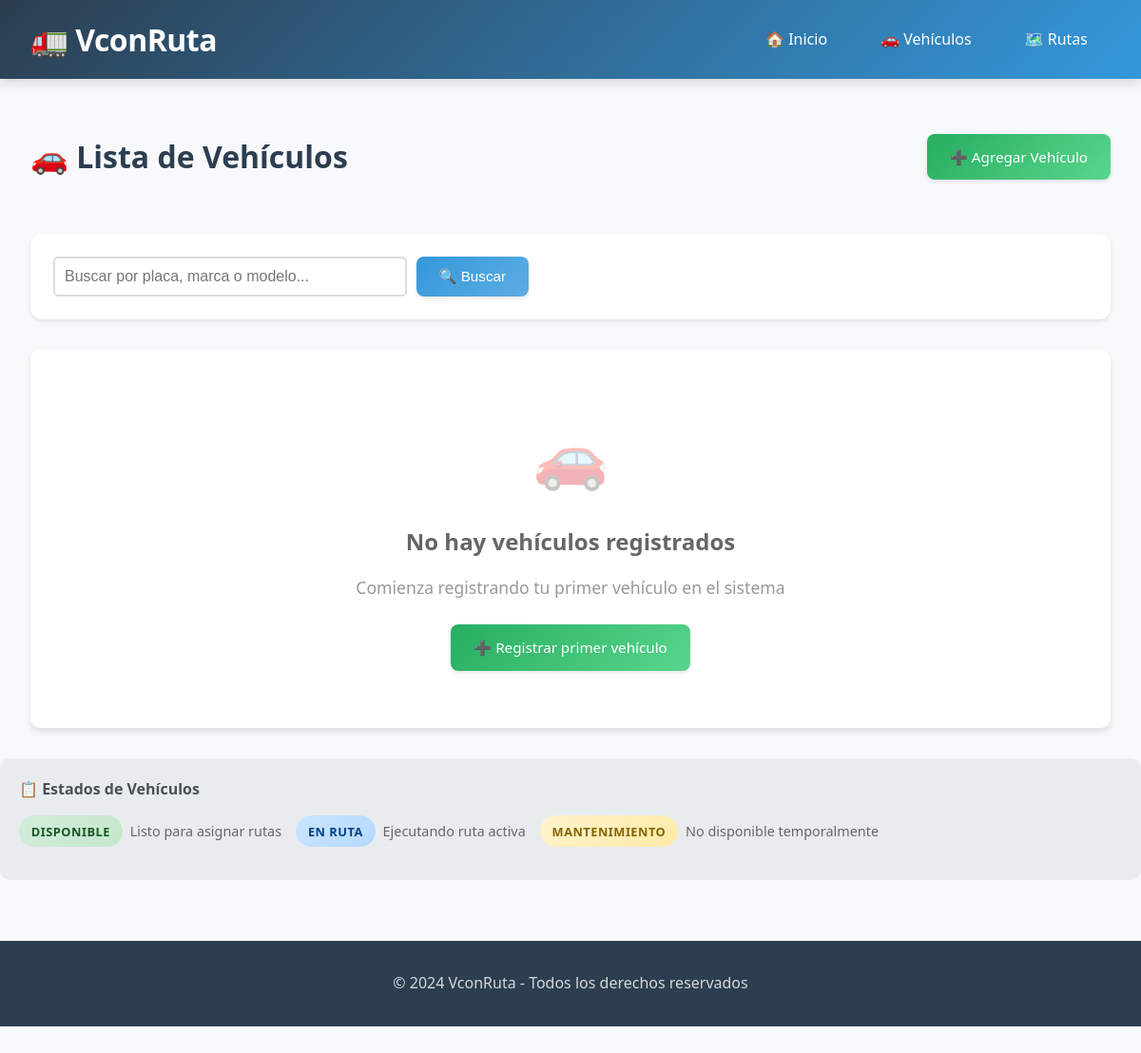
Before: /vehiculos with the older database file.
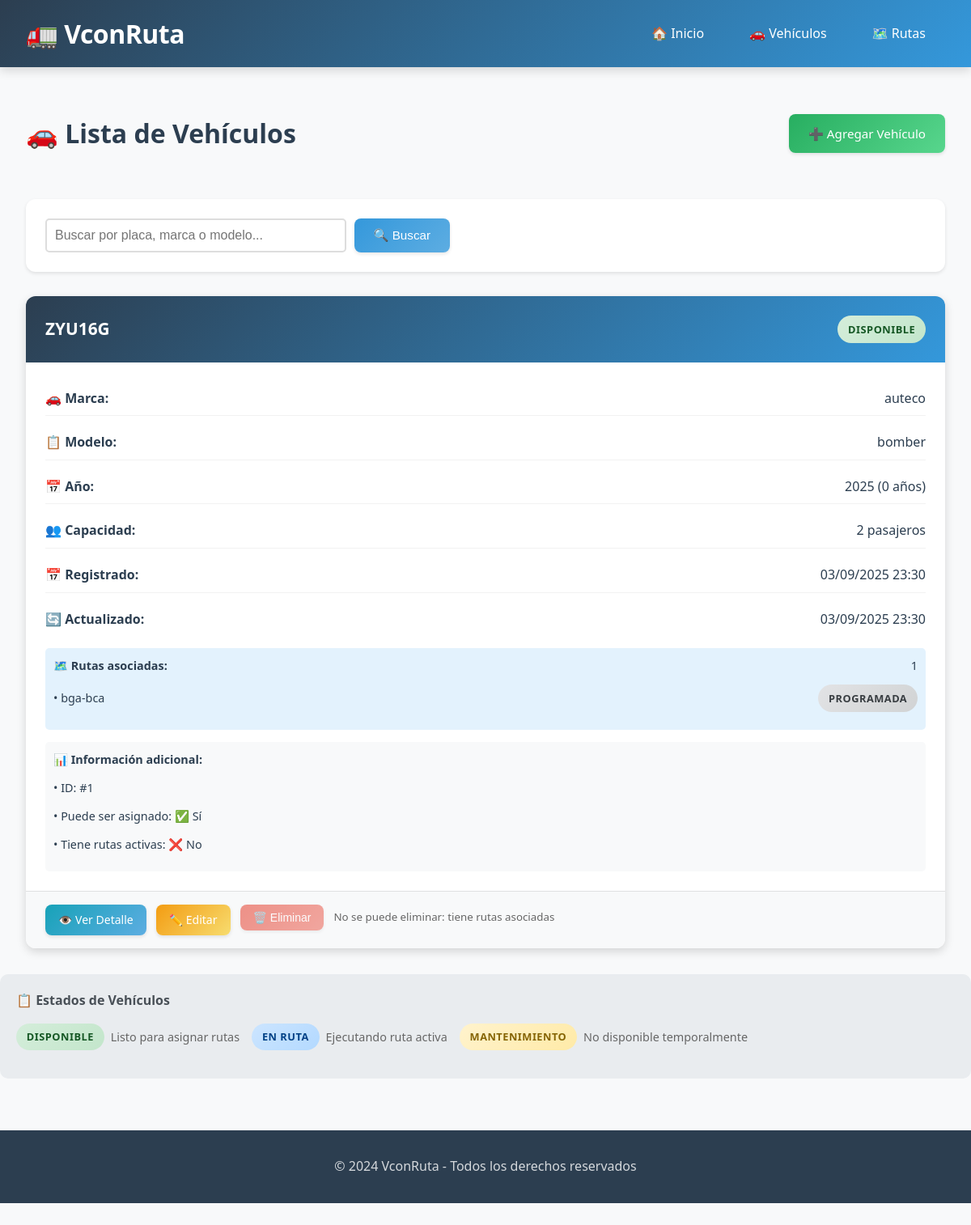
After: the same page with the newer database file.
### models.py (models this page shows, shortened)
class Vehiculo(db.Model):
    __tablename__ = 'vehiculos'
    id = db.Column(db.Integer, primary_key=True)
    placa = db.Column(db.String(20), nullable=False, unique=True, index=True)
    marca = db.Column(db.String(50), nullable=False, index=True)
    modelo = db.Column(db.String(50), nullable=False)
    anio = db.Column(db.Integer, nullable=False)
    capacidad = db.Column(db.Integer, nullable=False)
    estado = db.Column(db.String(20), default='Disponible', index=True)
    fecha_registro = db.Column(db.DateTime, default=datetime.utcnow)
    fecha_actualizacion = db.Column(db.DateTime, default=datetime.utcnow, onupdate=datetime.utcnow)
    rutas = db.relationship('Ruta', backref='vehiculo_asignado', lazy=True, cascade='all, delete-orphan')
    @property
    def tiene_rutas_activas(self):
        return any(ruta.estado == 'En curso' for ruta in self.rutas)
    @property
    def edad(self):
        return datetime.now().year - self.anio
    def puede_ser_asignado(self):
        return self.estado == 'Disponible' and not self.tiene_rutas_activas

class Ruta(db.Model):
    __tablename__ = 'rutas'
    id = db.Column(db.Integer, primary_key=True)
    nombre = db.Column(db.String(100), nullable=False)
    origen = db.Column(db.String(100), nullable=False, index=True)
    destino = db.Column(db.String(100), nullable=False, index=True)
    distancia = db.Column(db.Float, nullable=False)
    tiempo_estimado = db.Column(db.Integer, nullable=False)  # en minutos
    vehiculo_id = db.Column(db.Integer, db.ForeignKey('vehiculos.id'), nullable=True, index=True)
    estado = db.Column(db.String(20), default='Programada', index=True)
    fecha_creacion = db.Column(db.DateTime, default=datetime.utcnow)
    fecha_actualizacion = db.Column(db.DateTime, default=datetime.utcnow, onupdate=datetime.utcnow)
    fecha_inicio = db.Column(db.DateTime, nullable=True)
    fecha_fin = db.Column(db.DateTime, nullable=True)

### app.py (the view)
@app.route('/vehiculos')
def listar_vehiculos():
    try:
        page = request.args.get('page', 1, type=int)
        search = request.args.get('search', '')
        query = Vehiculo.query
        if search:
            query = query.filter(
                (Vehiculo.placa.contains(search)) |
                (Vehiculo.marca.contains(search)) |
                (Vehiculo.modelo.contains(search))
            )
        vehiculos = query.paginate(
            page=page, per_page=10, error_out=False
        )
        return render_template('vehiculos.html',
                             vehiculos=vehiculos, search=search)
    except Exception as e:
        logger.error(f"Error listando vehículos: {e}")
        flash('Error cargando vehículos', 'error')
        return redirect(url_for('index'))

### templates/vehiculos.html (shortened to what the changed rows need)
{% extends 'base.html' %}
{% block content %}
<div class="lista-container">
    <div class="lista-header">
        <h2>🚗 Lista de Vehículos</h2>
    </div>
    {% if vehiculos.items %}
        <div class="cards-grid">
            {% for vehiculo in vehiculos.items %}
                <div class="card">
                    <div class="card-header">
                        <h3>{{ vehiculo.placa }}</h3>
                        <span class="status-badge status-{{ vehiculo.estado.lower().replace(' ', '-') }}">
                            {{ vehiculo.estado }}
                        </span>
                    </div>
                    <div class="card-body">
                        <div class="vehicle-info">
                            <p><strong>🚗 Marca:</strong> {{ vehiculo.marca }}</p>
                            <p><strong>📋 Modelo:</strong> {{ vehiculo.modelo }}</p>
                            <p><strong>📅 Año:</strong> {{ vehiculo.anio }} ({{ vehiculo.edad }} años)</p>
                            <p><strong>👥 Capacidad:</strong> {{ vehiculo.capacidad }} pasajeros</p>
                            <p><strong>📅 Registrado:</strong> {{ vehiculo.fecha_registro.strftime('%d/%m/%Y %H:%M') }}</p>
                            {% if vehiculo.fecha_actualizacion != vehiculo.fecha_registro %}
                                <p><strong>🔄 Actualizado:</strong> {{ vehiculo.fecha_actualizacion.strftime('%d/%m/%Y %H:%M') }}</p>
                            {% endif %}
                        </div>
                        {% if vehiculo.rutas %}
                            <div style="margin-top: 15px; padding: 10px; background: #e3f2fd; border-radius: 5px; font-size: 0.9rem;">
                                <p><strong>🗺️ Rutas asociadas:</strong> {{ vehiculo.rutas|length }}</p>
                                {% for ruta in vehiculo.rutas[:3] %}
                                    <p>• {{ ruta.nombre }}
                                       <span class="status-badge status-{{ ruta.estado.lower().replace(' ', '-') }}" style="font-size: 0.8rem;">
                                           {{ ruta.estado }}
                                       </span>
                                    </p>
                                {% endfor %}
                            </div>
                        {% else %}
                            <div style="margin-top: 15px; padding: 10px; background: #f8f9fa; border-radius: 5px; font-size: 0.9rem;">
                                <p><strong>🗺️ Rutas:</strong> <span style="color: #999;">Sin rutas asignadas</span></p>
                            </div>
                        {% endif %}
                        <div style="margin-top: 15px; padding: 10px; background: #f8f9fa; border-radius: 5px; font-size: 0.9rem;">
                            <p><strong>📊 Información adicional:</strong></p>
                            <p>• ID: #{{ vehiculo.id }}</p>
                            <p>• Puede ser asignado: {{ "✅ Sí" if vehiculo.puede_ser_asignado() else "❌ No" }}</p>
                            <p>• Tiene rutas activas: {{ "✅ Sí" if vehiculo.tiene_rutas_activas else "❌ No" }}</p>
                        </div>
                    </div>
                    <div class="card-actions">
                        <a href="{{ url_for('detalle_vehiculo', id=vehiculo.id) }}"
                           class="btn btn-info btn-sm">👁️ Ver Detalle</a>
                        <a href="{{ url_for('editar_vehiculo', id=vehiculo.id) }}"
                           class="btn btn-warning btn-sm">✏️ Editar</a>
                        <form method="POST"
                              action="{{ url_for('eliminar_vehiculo', id=vehiculo.id) }}"
                              style="display: inline;"
                              onsubmit="return confirm('¿Está seguro de eliminar el vehículo {{ vehiculo.placa }}?\\n\\nEsta acción no se puede deshacer.');">
                            <button type="submit" class="btn btn-danger btn-sm"
                                    {% if vehiculo.tiene_rutas_activas or vehiculo.rutas %}disabled{% endif %}>
                                🗑️ Eliminar
                            </button>
                        </form>
                        {% if vehiculo.tiene_rutas_activas or vehiculo.rutas %}
                            <small style="display: block; color: #666; margin-top: 5px;">
                                No se puede eliminar: tiene rutas asociadas
                            </small>
                        {% endif %}
                    </div>
                </div>
            {% endfor %}
        </div>
    {% else %}
        <div class="empty-state" style="text-align: center; padding: 60px 20px; background: white; border-radius: 10px; box-shadow: 0 4px 6px rgba(0,0,0,0.1);">
            {% if search %}
                <div style="font-size: 4rem; margin-bottom: 20px;">🔍</div>
                <h3 style="color: #666; margin-bottom: 15px;">No se encontraron vehículos</h3>
                <p style="color: #999; margin-bottom: 25px;">
                    No hay vehículos que coincidan con "<strong>{{ search }}</strong>"
                </p>
                <a href="{{ url_for('listar_vehiculos') }}" class="btn btn-info">Ver todos los vehículos</a>
            {% else %}
                <div style="font-size: 4rem; margin-bottom: 20px;">🚗</div>
                <h3 style="color: #666; margin-bottom: 15px;">No hay vehículos registrados</h3>
                <p style="color: #999; margin-bottom: 25px;">
                    Comienza registrando tu primer vehículo en el sistema
                </p>
                <a href="{{ url_for('nuevo_vehiculo') }}" class="btn btn-success">
                    ➕ Registrar primer vehículo
                </a>
            {% endif %}
        </div>
    {% endif %}
</div>
{% endblock %}

Changed rows visible on the page:
added Vehiculo: placa "ZYU16G", estado "DISPONIBLE", marca "auteco", modelo "bomber", anio "2025", edad "0", capacidad "2", fecha_registro "03/09/2025 23:30", fecha_actualizacion "03/09/2025 23:30", rutas|length "1", id "1", estado.estado "✅ Sí"
added Ruta: nombre "bga-bca", estado "PROGRAMADA", estado "❌ No"
Other visible differences:
text no longer shown: "🚗 No hay vehículos registrados Comienza registrando tu primer vehículo en el sistema ➕ Registrar primer vehículo"
